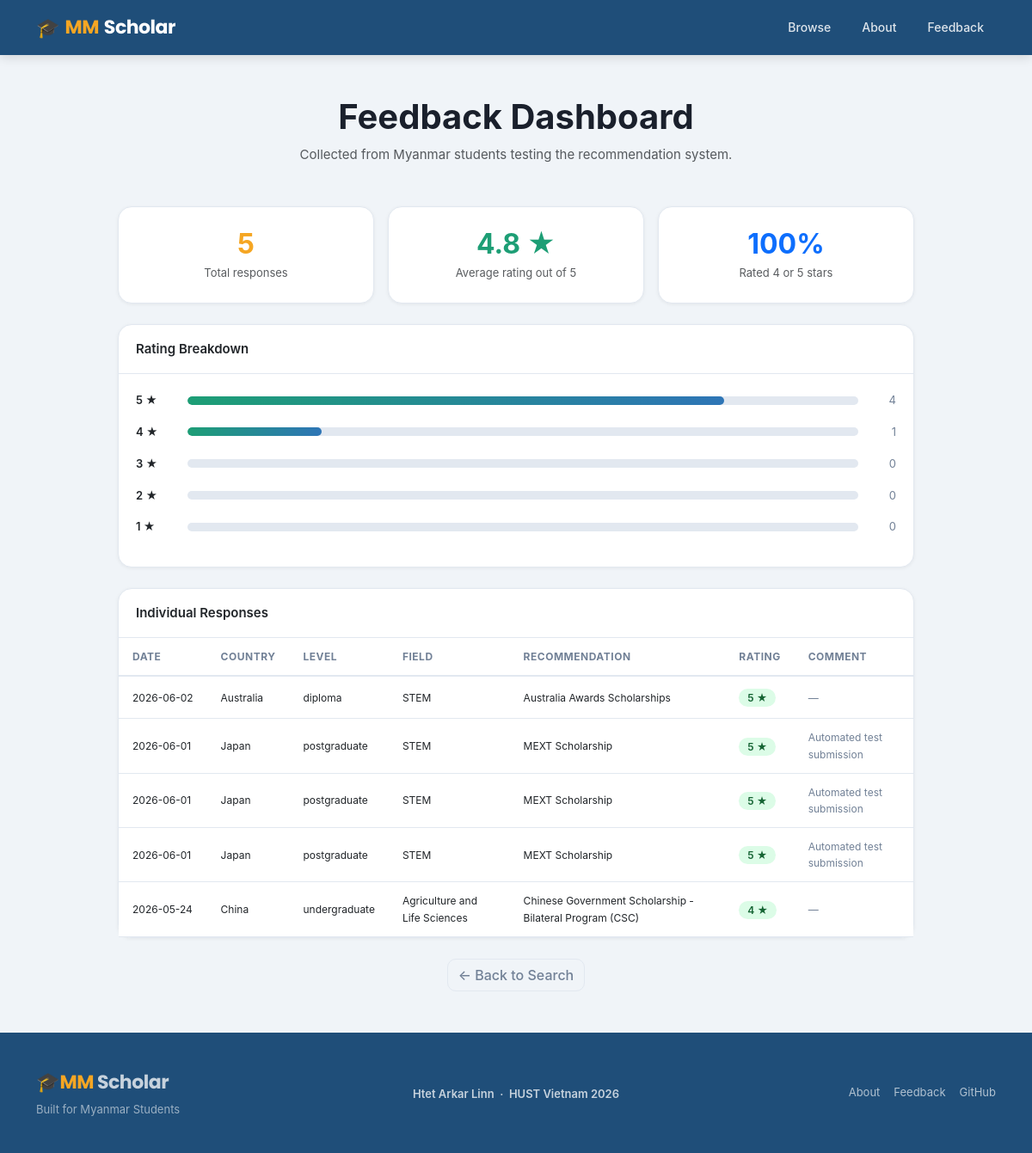
Screenshot of /feedback-results with the database file from the repository.
### tables this page shows
CREATE TABLE feedback (
            id              INTEGER PRIMARY KEY AUTOINCREMENT,
            timestamp       TEXT,
            country         TEXT,
            level           TEXT,
            field           TEXT,
            funding         TEXT,
            model_used      TEXT,
            recommendation  TEXT,
            rating          INTEGER,
            comment         TEXT
        );

### app.py (the view)
@app.route("/feedback-results")
def feedback_results():
    df = feedback_repo.get_recent(200)
    if df.empty:
        avg_rating, total, ratings = 0, 0, {1: 0, 2: 0, 3: 0, 4: 0, 5: 0}
    else:
        avg_rating = round(df["rating"].mean(), 2)
        total      = len(df)
        ratings    = df["rating"].value_counts().reindex([1, 2, 3, 4, 5], fill_value=0).to_dict()
    return render_template("feedback_results.html",
                           feedbacks=df.to_dict("records"),
                           avg_rating=avg_rating, total=total, ratings=ratings)

### repositories/feedback_repo.py (called while the page is built)
    def _conn():
        return sqlite3.connect(DB_PATH)

    def get_recent(self, limit: int = 200) -> pd.DataFrame:
        conn = _conn()
        df   = pd.read_sql(
            f"SELECT * FROM feedback ORDER BY timestamp DESC LIMIT {int(limit)}",
            conn,
        )
        conn.close()
        return df

### templates/feedback_results.html (shortened to what this page needs)
<!DOCTYPE html>
<html lang="en">
<head>
  <link href="https://cdn.jsdelivr.net/npm/bootstrap@5.3.0/dist/css/bootstrap.min.css" rel="stylesheet" />
  <link rel="stylesheet" href="{{ url_for('static', filename='style.css') }}" />
</head>
<body>
<nav class="navbar navbar-dark">
  <div class="container d-flex align-items-center justify-content-between">
    <a class="navbar-brand" href="/">
      <span class="logo-icon">🎓</span><span class="logo-mm">MM</span><span class="logo-scholar"> Scholar</span>
    </a>
    <div class="d-flex align-items-center gap-1">
      <a class="nav-link" href="/scholarships">Browse</a>
      <a class="nav-link" href="/about">About</a>
      <a class="nav-link" href="/feedback-results">Feedback</a>
    </div>
  </div>
</nav>
<div class="container py-5">
  <div class="row justify-content-center">
    <div class="col-lg-10">
      <div class="text-center mb-5">
        <h1 class="fw-bold">Feedback Dashboard</h1>
        <p class="text-muted">Collected from Myanmar students testing the recommendation system.</p>
      </div>
      <div class="row g-3 mb-4">
        <div class="col-md-4">
          <div class="card text-center">
            <div class="card-body py-4">
              <h2 class="fw-bold text-accent mb-1">{{ total }}</h2>
              <p class="text-muted mb-0" style="font-size:13px;">Total responses</p>
            </div>
          </div>
        </div>
        <div class="col-md-4">
          <div class="card text-center">
            <div class="card-body py-4">
              <h2 class="fw-bold mb-1" style="color:var(--success);">{{ avg_rating }} ★</h2>
              <p class="text-muted mb-0" style="font-size:13px;">Average rating out of 5</p>
            </div>
          </div>
        </div>
        <div class="col-md-4">
          <div class="card text-center">
            <div class="card-body py-4">
              <h2 class="fw-bold text-primary mb-1">
                {% if total > 0 %}
                  {{ ((ratings[4] + ratings[5]) / total * 100) | round(0) | int }}%
                {% else %}0%{% endif %}
              </h2>
              <p class="text-muted mb-0" style="font-size:13px;">Rated 4 or 5 stars</p>
            </div>
          </div>
        </div>
      </div>
      <div class="card mb-4">
        <div class="card-header">Rating Breakdown</div>
        <div class="card-body">
          {% for star in [5, 4, 3, 2, 1] %}
          <div class="d-flex align-items-center gap-3 mb-3">
            <span style="width:44px; font-size:13px; font-weight:600;">{{ star }} ★</span>
            <div class="progress flex-grow-1">
              <div class="progress-bar" style="width:{% if total > 0 %}{{ (ratings[star] / total * 100) | round(0) }}%{% else %}0%{% endif %}"></div>
            </div>
            <span style="width:28px; font-size:13px; text-align:right; color:var(--text-muted);">{{ ratings[star] }}</span>
          </div>
          {% endfor %}
        </div>
      </div>
      {% if feedbacks %}
      <div class="card">
        <div class="card-header">Individual Responses</div>
        <div class="card-body p-0">
          <div class="table-responsive">
            <table class="table mb-0">
              <thead>
                <tr>
                  <th>Date</th>
                  <th>Country</th>
                  <th>Level</th>
                  <th>Field</th>
                  <th>Recommendation</th>
                  <th>Rating</th>
                  <th>Comment</th>
                </tr>
              </thead>
              <tbody>
                {% for f in feedbacks %}
                <tr>
                  <td style="font-size:12px; white-space:nowrap;">{{ f.timestamp[:10] }}</td>
                  <td style="font-size:12px;">{{ f.country }}</td>
                  <td style="font-size:12px;">{{ f.level }}</td>
                  <td style="font-size:12px;">{{ f.field }}</td>
                  <td style="font-size:12px;">{{ f.recommendation }}</td>
                  <td>
                    <span class="
                      {% if f.rating >= 4 %}badge-funded
                      {% elif f.rating == 3 %}bg-secondary text-white rounded-pill px-2
                      {% else %}badge-partial{% endif %}"
                      style="font-size:12px; padding:3px 10px;">
                      {{ f.rating }} ★
                    </span>
                  </td>
                  <td style="font-size:12px; color:var(--text-muted);">{{ f.comment or "—" }}</td>
                </tr>
                {% endfor %}
              </tbody>
            </table>
          </div>
        </div>
      </div>
      {% endif %}
      <div class="text-center mt-4">
        <a href="/" class="btn btn-outline-secondary">← Back to Search</a>
      </div>
    </div>
  </div>
</div>
<footer class="site-footer">
  <div class="container">
    <div class="row align-items-center g-4">
      <div class="col-md-4">
        <div><span class="logo-icon">🎓</span><span class="logo-mm">MM</span><span class="logo-scholar" style="color:rgba(255,255,255,0.75);"> Scholar</span></div>
        <div class="site-footer-sub">Built for Myanmar Students</div>
      </div>
      <div class="col-md-4 text-center">
        <div class="site-footer-credit">Htet Arkar Linn &nbsp;·&nbsp; HUST Vietnam 2026</div>
      </div>
      <div class="col-md-4 text-md-end d-flex gap-3 justify-content-md-end">
        <a href="/about" class="site-footer-link">About</a>
        <a href="/feedback-results" class="site-footer-link">Feedback</a>
        <a href="https://github.com/htetarkarlinn/mm_scholar" target="_blank" class="site-footer-link">GitHub</a>
      </div>
    </div>
  </div>
</footer>
</body>
</html>

### static/style.css (style rules this page uses)
:root { --primary: #1F4E79; --primary-light:#2E75B6; --accent: #F5A623; --accent-dark: #D4881A; --success: #1D9E75; --danger: #E24B4A; --bg: #F0F4F8; --card-bg: #FFFFFF; --text: #1A202C; --text-muted: #718096; --border: #E2E8F0; --hero-grad: linear-gradient(135deg, #1F4E79 0%, #2E75B6 50%, #1D9E75 100%); --nav-height: 64px; }
*, *::before, *::after { box-sizing: border-box; margin: 0; padding: 0; }
body { background: var(--bg); color: var(--text); font-family: "Inter", "Segoe UI", system-ui, sans-serif; font-size: 15px; line-height: 1.6; min-height: 100vh; }
.navbar { background: var(--primary) !important; height: var(--nav-height); position: sticky; top: 0; z-index: 100; box-shadow: 0 2px 12px rgba(0,0,0,0.15); }
.navbar-brand { display: flex; align-items: center; gap: 6px; text-decoration: none; line-height: 1; }
.logo-icon { font-size: 22px; line-height: 1; }
.logo-mm { font-family: 'Poppins', 'Inter', sans-serif; font-weight: 700; font-size: 22px; color: var(--accent); letter-spacing: -0.5px; }
.logo-scholar { font-family: 'Poppins', 'Inter', sans-serif; font-weight: 700; font-size: 22px; color: white; letter-spacing: -0.5px; }
.navbar .nav-link { color: rgba(255,255,255,0.85) !important; font-size: 14px; font-weight: 500; padding: 6px 14px !important; border-radius: 6px; transition: background 0.2s, color 0.2s; margin-left: 4px; }
.card { background: var(--card-bg); border: 1px solid var(--border); border-radius: 16px; box-shadow: 0 1px 4px rgba(0,0,0,0.06); transition: box-shadow 0.2s; }
.card-header { background: transparent; border-bottom: 1px solid var(--border); padding: 16px 20px; font-weight: 600; font-size: 15px; border-radius: 16px 16px 0 0 !important; }
.card-body { padding: 20px; }
.btn-outline-secondary { border-radius: 10px; font-weight: 500; border-color: var(--border); color: var(--text-muted); }
.badge-funded { background: #DCFCE7; color: #166534; font-size: 12px; font-weight: 600; padding: 4px 12px; border-radius: 99px; }
.progress { background: var(--border); border-radius: 99px; height: 10px; overflow: hidden; }
.progress-bar { background: linear-gradient(90deg, var(--success), var(--primary-light)); border-radius: 99px; transition: width 0.6s ease; }
.table { color: var(--text); }
.table th { font-size: 12px; font-weight: 700; text-transform: uppercase; letter-spacing: 0.5px; color: var(--text-muted); border-bottom: 2px solid var(--border); padding: 12px 16px; }
.table td { padding: 12px 16px; border-bottom: 1px solid var(--border); vertical-align: middle; }
.site-footer { background: var(--primary); padding: 40px 0; }
.site-footer-sub { font-size: 13px; color: rgba(255,255,255,0.55); margin-top: 4px; }
.site-footer-credit { font-size: 13px; color: rgba(255,255,255,0.75); font-weight: 600; margin-top: 4px; }
.site-footer-link { font-size: 13px; color: rgba(255,255,255,0.65); text-decoration: none; transition: color 0.2s; }
.text-accent { color: var(--accent); }

### rows the page displays
feedback: timestamp "2026-06-02", country "Australia", level "diploma", field "STEM", recommendation "Australia Awards Scholarships", rating "5", comment "—"
feedback: timestamp "2026-06-01", country "Japan", level "postgraduate", field "STEM", recommendation "MEXT Scholarship", rating "5", comment "Automated test submission"
feedback: timestamp "2026-06-01", country "Japan", level "postgraduate", field "STEM", recommendation "MEXT Scholarship", rating "5", comment "Automated test submission"
feedback: timestamp "2026-06-01", country "Japan", level "postgraduate", field "STEM", recommendation "MEXT Scholarship", rating "5", comment "Automated test submission"
feedback: timestamp "2026-05-24", country "China", level "undergraduate", field "Agriculture and Life Sciences", recommendation "Chinese Government Scholarship - Bilateral Program (CSC)", rating "4", comment "—"

### other values shown
{{ total }} "5"
{{ avg_rating }} "4.8"
{{ ((ratings[4] + ratings[5]) / total * 100) | round(0) | int }} "100"
{{ star }} "5" "4" "3" "2" "1"
{{ ratings[star] }} "4" "1" "0" "0" "0"
